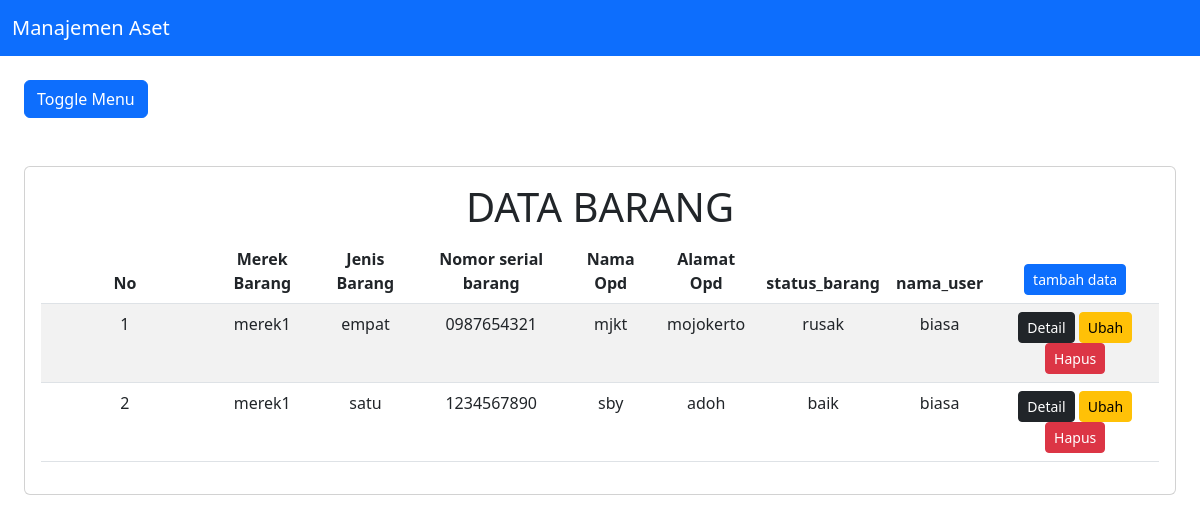
Page /barang/index.php on the earlier database version.
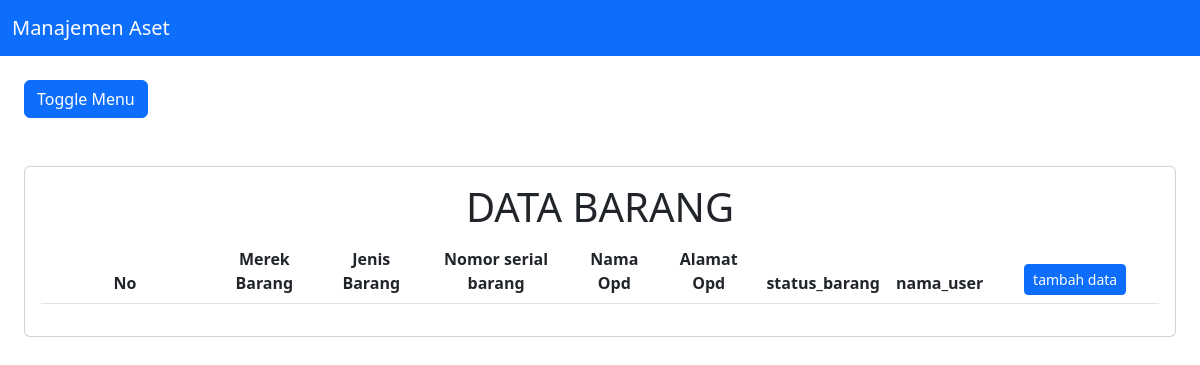
Same page on the later database version.
### tables this page shows
CREATE TABLE `barang`  (
  `id_barang` int NOT NULL AUTO_INCREMENT,
  `join_merek_barang` int NOT NULL,
  `join_jenis_barang` int NOT NULL,
  `nomor_serial_barang` varchar(255) NOT NULL,
  `status_barang` varchar(10) NOT NULL,
  `join_opd` int NOT NULL,
  `detail_lokasi_barang` varchar(255) NOT NULL,
  `koordinat_barang` varchar(100) NOT NULL,
  `keterangan_barang` varchar(255) NULL DEFAULT NULL,
  `tanggal_masuk_barang` timestamp NULL DEFAULT current_timestamp,
  `tanggal_update_barang` timestamp NULL DEFAULT current_timestamp,
  `join_user` int NOT NULL,
  `gambar_barang` varchar(255) NULL DEFAULT NULL,
  PRIMARY KEY (`id_barang`) USING BTREE,
  INDEX `nama`(`join_user`) USING BTREE,
  INDEX `jenis_barang`(`join_jenis_barang`) USING BTREE,
  INDEX `merek_barang`(`join_merek_barang`) USING BTREE,
  INDEX `opd`(`join_opd`) USING BTREE,
  INDEX `gambar`(`gambar_barang`) USING BTREE,
  CONSTRAINT `jenis_barang` FOREIGN KEY (`join_jenis_barang`) REFERENCES `jenis_barang` (`id_jenis_barang`) ON DELETE NO ACTION ON UPDATE NO ACTION,
  CONSTRAINT `merek_barang` FOREIGN KEY (`join_merek_barang`) REFERENCES `merek_barang` (`id_merek_barang`) ON DELETE NO ACTION ON UPDATE NO ACTION,
  CONSTRAINT `opd` FOREIGN KEY (`join_opd`) REFERENCES `opd` (`id_opd`) ON DELETE NO ACTION ON UPDATE NO ACTION,
  CONSTRAINT `user` FOREIGN KEY (`join_user`) REFERENCES `user` (`id_user`) ON DELETE NO ACTION ON UPDATE NO ACTION
);

CREATE TABLE `merek_barang`  (
  `id_merek_barang` int NOT NULL AUTO_INCREMENT,
  `nama_merek_barang` varchar(255) NULL DEFAULT NULL,
  PRIMARY KEY (`id_merek_barang`) USING BTREE,
  INDEX `nama_merek_barang`(`nama_merek_barang`) USING BTREE
);

CREATE TABLE `jenis_barang`  (
  `id_jenis_barang` int NOT NULL AUTO_INCREMENT,
  `nama_jenis_barang` varchar(255) NOT NULL,
  PRIMARY KEY (`id_jenis_barang`) USING BTREE,
  INDEX `nama_jenis_barang`(`nama_jenis_barang`) USING BTREE
);

CREATE TABLE `opd`  (
  `id_opd` int NOT NULL AUTO_INCREMENT,
  `nama_opd` varchar(255) NOT NULL,
  `alamat_opd` varchar(255) NOT NULL,
  PRIMARY KEY (`id_opd`) USING BTREE,
  INDEX `nama_opd`(`nama_opd`) USING BTREE,
  INDEX `nama_opd_2`(`nama_opd`, `id_opd`, `alamat_opd`) USING BTREE,
  INDEX `nama_opd_3`(`nama_opd`, `id_opd`) USING BTREE
);

CREATE TABLE `user`  (
  `id_user` int NOT NULL AUTO_INCREMENT,
  `username` varchar(50) NOT NULL,
  `password` varchar(255) NOT NULL,
  `nama_user` varchar(255) NOT NULL,
  `level` varchar(10) NOT NULL,
  PRIMARY KEY (`id_user`) USING BTREE,
  INDEX `nama_user`(`nama_user`) USING BTREE
);

### koneksi.php (called while the page is built)
<?php
$db = mysqli_connect("localhost", "root", "", "pendataan");
function query($query)
{
    global $db;
    $result = mysqli_query($db, $query);
    $rows = [];
    while ($row = mysqli_fetch_assoc($result)) {
        $rows[] = $row;
    }
    return $rows;
}

### barang/index.php (the view, shortened to what this page needs)
<?php
require '../header.php';
$barang = query("SELECT * FROM barang
JOIN merek_barang ON join_merek_barang = id_merek_barang
JOIN jenis_barang ON join_jenis_barang = id_jenis_barang
JOIN opd ON join_opd = id_opd
JOIN user ON join_user = id_user
ORDER BY id_barang DESC");
?>
<body>
  <div class="p-4" id="main-content">
    <button class="btn btn-primary" id="button-toggle">
      Toggle Menu
    </button>
    <div class="card mt-5">
      <div class="card-body">
        <h1 style="text-align:center">DATA BARANG</h1>
        <table class="table table-striped" id="datatable">
          <thead>
            <tr style="text-align:center">
              <th width="15%" style="text-align:center">No</th>
              <th style="text-align:center">Merek Barang</th>
              <th style="text-align:center">Jenis Barang</th>
              <th style="text-align:center">Nomor serial barang</th>
              <th style="text-align:center">Nama Opd</th>
              <th style="text-align:center">Alamat Opd</th>
              <th style="text-align:center">status_barang</th>
              <th style="text-align:center">nama_user</th>
              <th width="15%" style="text-align:center">
                <a class="btn btn-sm btn-primary" href="tambah.php" role="button">tambah data</a>
              </th>
            </tr>
          </thead>
          <tbody>
            <?php $no = 1; ?>
            <?php foreach ($barang as $row) : ?>
              <tr>
                <td width="5%" style="text-align: center;" scope="row"><?= $no; ?></td>
                <td style="text-align: center;"><?= $row["nama_merek_barang"]; ?></td>
                <td style="text-align: center;"><?= $row["nama_jenis_barang"]; ?></td>
                <td style="text-align: center;"><?= $row["nomor_serial_barang"]; ?></td>
                <td style="text-align: center;"><?= $row["nama_opd"]; ?></td>
                <td style="text-align: center;"><?= $row["alamat_opd"]; ?></td>
                <td style="text-align: center;"><?= $row["status_barang"]; ?></td>
                <td style="text-align: center;"><?= $row["nama_user"]; ?></td>
                <td style="text-align: center">
                  <a class="btn btn-sm btn-dark" href="detail.php?id_barang=<?= $row["id_barang"]; ?>" role="button">Detail</a>
                  <a class="btn btn-sm btn-warning" href="ubah.php?id_barang=<?= $row["id_barang"]; ?>" role="button">Ubah</a>
                  <a class="btn btn-sm btn-danger" href="hapus.php?id_barang=<?= $row["id_barang"]; ?>" onclick="return confirm('yakin?');" role="button">Hapus</a>
                </td>
              </tr>
            <?php $no++;
            endforeach; ?>
          </tbody>
        </table>
      </div>
    </div>
  </div>
</body>
<?php require '../footer.php'; ?>

### header.php (shortened to what this page needs)
<!DOCTYPE html>
<html>
<head>
  <link rel="stylesheet" type="text/css" href="../assets/css/bootstrap.min.css">
  <link rel="stylesheet" type="text/css" href="../assets/css/dataTables.bootstrap5.min.css">
</head>
<body>
  <header>
    <div>
      <nav class="navbar navbar-dark bg-primary">
        <div class="container-fluid">
          <a class="navbar-brand" href="../index.php">Manajemen Aset</a>
        </div>
      </nav>
    </div>
  </header>

### footer.php (shortened to what this page needs)
</body>
</html>

### side.php (style rules this page uses)
a { text-decoration: none; }
#main-content { transition: 0.4s; }

Differences in the rows shown:
removed barang: join_merek_barang.nama_merek_barang "merek1", join_jenis_barang.nama_jenis_barang "empat", nomor_serial_barang "0987654321", join_opd.nama_opd "mjkt", join_opd.alamat_opd "mojokerto", status_barang "rusak", join_user.nama_user "biasa"
removed barang: join_merek_barang.nama_merek_barang "merek1", join_jenis_barang.nama_jenis_barang "satu", nomor_serial_barang "1234567890", join_opd.nama_opd "sby", join_opd.alamat_opd "adoh", status_barang "baik", join_user.nama_user "biasa"
